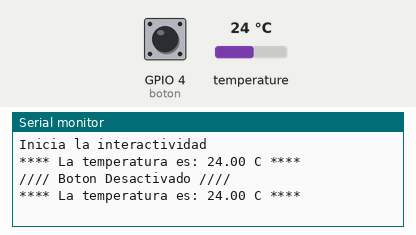
Simulated run of this sketch. Board: ESP32. On the bench: the last lines printed to the serial monitor. The test bench sets the inputs (shaded band); at power-on: temperature 24 °C, GPIO 4 (boton) LOW.

Above: at 7.5 s.
7.6 s: temperature set to 12 °C
At 12.1 s:
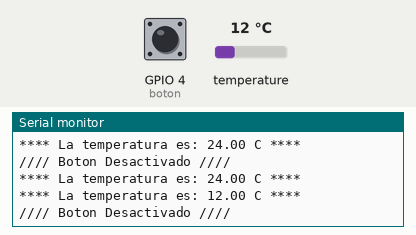
12.2 s: temperature set to 19 °C
At 13.8 s:
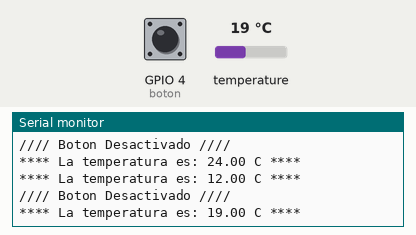
16.8 s: GPIO 4 (boton) pulled HIGH for 3 s
At 18.6 s:
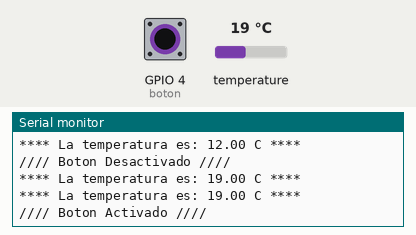
Timing chart, 0 to 20.1 s (numbered marks = the images above; inputs shaded):
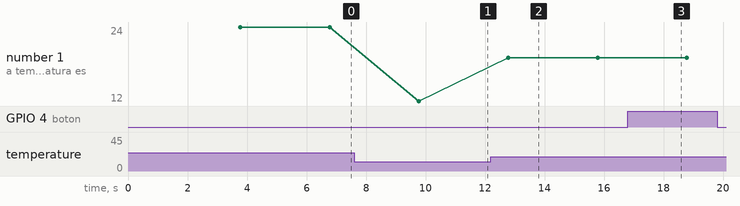

Measured:
- after the input at 7.6 s, the serial monitor: prints a new line after 2.2 s (image 1)
- after the input at 12.2 s, the serial monitor: prints a new line after 0.58 s (image 2)
- after the input at 16.8 s, the serial monitor: prints a new line after 1.2 s (image 3)
- plotted number 1: 24 → 12 after the input at 7.6 s, 12 → 19 after the input at 12.2 s

The sketch:

Practica1_parte2_Ticker.ino
```cpp
/*
 * Fundacion Kinal
 * Centro educativo tecnico laboral Kinal
 * Perito en electonica
 * Quinto perito
 * EB5AM
 * Taller de electronica digital y reparacion de computadoras
 * Nombre: Cristian Estuardo Orellana Dieguez
*/
#include <OneWire.h>
#include <DallasTemperature.h>
#include <Ticker.h>

//directivas de preprocesador
#define boton 4
//Variables
volatile static bool estado;

//Funciones
void isrTemp(void);
void isrBoton(void);

//Constructores
OneWire ourWire(2);                //Se establece el pin 2  como el pin que utilizaremos para el protocolo OneWire
DallasTemperature sensorCR7(&ourWire); //Se declara una objeto para nuestro sensor
Ticker accionTemp(isrTemp, 3000);
Ticker accionBoton(isrBoton, 6000);

void setup() {
  Serial.begin(19200);
  pinMode(boton, INPUT);
  sensorCR7.begin();
  accionTemp.start();
  accionBoton.start();
  Serial.println("Inicia la interactividad");
}

void loop() {
accionTemp.update();
accionBoton.update();
}

void isrTemp(void){
  sensorCR7.requestTemperatures();   //Se envía el comando para leer la temperatura
  float temp= sensorCR7.getTempCByIndex(0); //Se obtiene la temperatura en ºC
  Serial.print("**** ");
  Serial.print("La temperatura es: ");
  Serial.print(temp);
  Serial.print(" C");
  Serial.println(" ****");
  }

void isrBoton(void){
  estado = digitalRead(boton);
  if(estado == HIGH){
    Serial.println("//// Boton Activado ////");

    }
  if(estado == LOW){
    Serial.println("//// Boton Desactivado ////");
    }
  }
```
